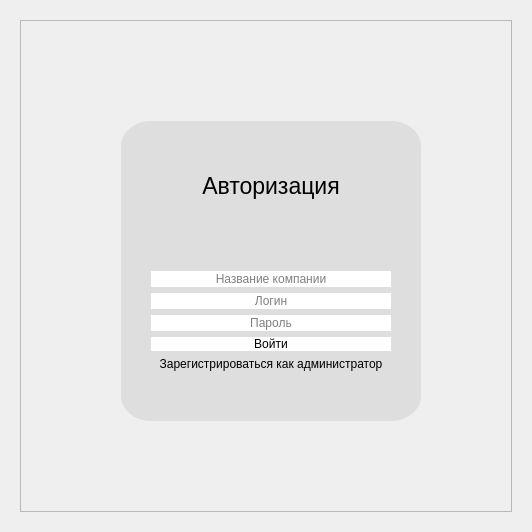
<?xml version="1.0" encoding="UTF-8"?>
<ui version="4.0">
 <class>AuthWindow</class>
 <widget class="QDialog" name="AuthWindow">
  <property name="geometry">
   <rect>
    <x>0</x>
    <y>0</y>
    <width>532</width>
    <height>532</height>
   </rect>
  </property>
  <property name="minimumSize">
   <size>
    <width>532</width>
    <height>532</height>
   </size>
  </property>
  <property name="maximumSize">
   <size>
    <width>532</width>
    <height>532</height>
   </size>
  </property>
  <property name="windowTitle">
   <string>Dialog</string>
  </property>
  <layout class="QGridLayout" name="gridLayout">
   <property name="sizeConstraint">
    <enum>QLayout::SetDefaultConstraint</enum>
   </property>
   <item row="0" column="0">
    <widget class="QWidget" name="authCentralWidget" native="true">
     <layout class="QGridLayout" name="gridLayout_2">
      <property name="leftMargin">
       <number>9</number>
      </property>
      <property name="topMargin">
       <number>9</number>
      </property>
      <property name="rightMargin">
       <number>9</number>
      </property>
      <property name="bottomMargin">
       <number>9</number>
      </property>
      <property name="spacing">
       <number>6</number>
      </property>
      <item row="0" column="0">
       <widget class="QFrame" name="authFrame">
        <property name="frameShape">
         <enum>QFrame::StyledPanel</enum>
        </property>
        <property name="frameShadow">
         <enum>QFrame::Raised</enum>
        </property>
        <layout class="QGridLayout" name="gridLayout_3">
         <property name="leftMargin">
          <number>100</number>
         </property>
         <property name="topMargin">
          <number>100</number>
         </property>
         <property name="rightMargin">
          <number>100</number>
         </property>
         <property name="bottomMargin">
          <number>100</number>
         </property>
         <property name="verticalSpacing">
          <number>6</number>
         </property>
         <item row="0" column="0">
          <widget class="QWidget" name="authWidget" native="true">
           <property name="minimumSize">
            <size>
             <width>300</width>
             <height>300</height>
            </size>
           </property>
           <property name="maximumSize">
            <size>
             <width>300</width>
             <height>300</height>
            </size>
           </property>
           <property name="styleSheet">
            <string notr="true">background-color: rgb(222, 222, 222);
border-radius: 30px solid;</string>
           </property>
           <layout class="QVBoxLayout" name="verticalLayout">
            <property name="spacing">
             <number>1</number>
            </property>
            <property name="leftMargin">
             <number>30</number>
            </property>
            <property name="topMargin">
             <number>40</number>
            </property>
            <property name="rightMargin">
             <number>30</number>
            </property>
            <property name="bottomMargin">
             <number>20</number>
            </property>
            <item>
             <widget class="QLabel" name="authLabel">
              <property name="font">
               <font>
                <pointsize>17</pointsize>
               </font>
              </property>
              <property name="text">
               <string>Авторизация</string>
              </property>
              <property name="alignment">
               <set>Qt::AlignCenter</set>
              </property>
             </widget>
            </item>
            <item>
             <widget class="QWidget" name="authEnterWidget" native="true">
              <layout class="QVBoxLayout" name="verticalLayout_2">
               <property name="spacing">
                <number>6</number>
               </property>
               <property name="leftMargin">
                <number>0</number>
               </property>
               <property name="topMargin">
                <number>60</number>
               </property>
               <property name="rightMargin">
                <number>0</number>
               </property>
               <property name="bottomMargin">
                <number>30</number>
               </property>
               <item>
                <widget class="QLineEdit" name="companyLine">
                 <property name="styleSheet">
                  <string notr="true">background-color: rgb(255, 255, 255);</string>
                 </property>
                 <property name="alignment">
                  <set>Qt::AlignCenter</set>
                 </property>
                 <property name="placeholderText">
                  <string>Название компании</string>
                 </property>
                </widget>
               </item>
               <item>
                <widget class="QLineEdit" name="loginLine">
                 <property name="styleSheet">
                  <string notr="true">background-color: rgb(255, 255, 255);</string>
                 </property>
                 <property name="maxLength">
                  <number>20</number>
                 </property>
                 <property name="alignment">
                  <set>Qt::AlignCenter</set>
                 </property>
                 <property name="placeholderText">
                  <string>Логин</string>
                 </property>
                </widget>
               </item>
               <item>
                <widget class="QLineEdit" name="passwordLine">
                 <property name="styleSheet">
                  <string notr="true">background-color: rgb(255, 255, 255);</string>
                 </property>
                 <property name="maxLength">
                  <number>20</number>
                 </property>
                 <property name="echoMode">
                  <enum>QLineEdit::Password</enum>
                 </property>
                 <property name="alignment">
                  <set>Qt::AlignCenter</set>
                 </property>
                 <property name="placeholderText">
                  <string>Пароль</string>
                 </property>
                </widget>
               </item>
               <item>
                <widget class="QPushButton" name="authEnterButton">
                 <property name="styleSheet">
                  <string notr="true">background-color: rgb(255, 255, 255);</string>
                 </property>
                 <property name="text">
                  <string>Войти</string>
                 </property>
                 <property name="shortcut">
                  <string>Return</string>
                 </property>
                </widget>
               </item>
               <item>
                <widget class="QPushButton" name="registrationButton">
                 <property name="text">
                  <string>Зарегистрироваться как администратор</string>
                 </property>
                 <property name="autoDefault">
                  <bool>false</bool>
                 </property>
                 <property name="flat">
                  <bool>true</bool>
                 </property>
                </widget>
               </item>
              </layout>
             </widget>
            </item>
           </layout>
          </widget>
         </item>
        </layout>
       </widget>
      </item>
     </layout>
    </widget>
   </item>
  </layout>
 </widget>
 <resources/>
 <connections/>
</ui>
